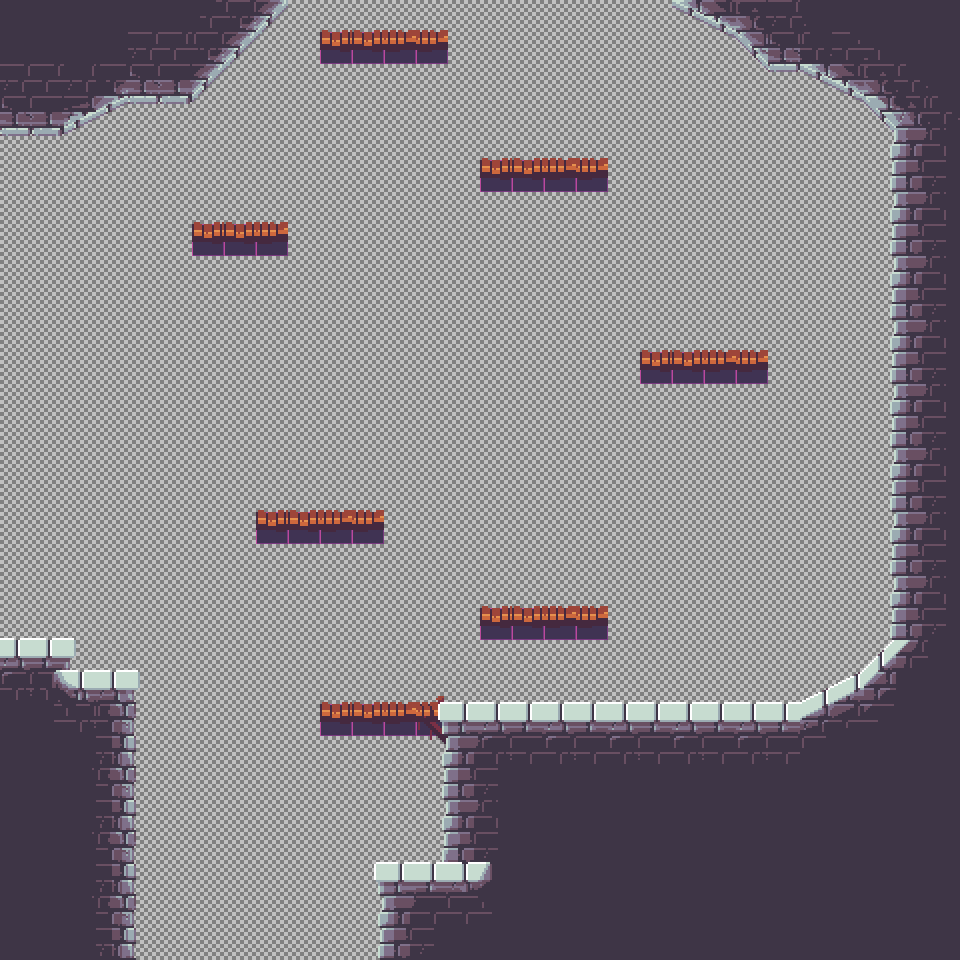

A 2D game scene composited from a Tiled map and its tileset images. What follows is a short description and the map's XML, with each tile layer's data collapsed to a summary:
An orthogonal 30x30 tile map with 32x32 px tiles, 5 tile layers (Wire, Dangers, Spawn Layer, Ground, ...), 2 tilesets.

<map version="1.5" tiledversion="1.6.0" orientation="orthogonal" renderorder="right-down" width="30" height="30" tilewidth="32" tileheight="32" infinite="0" nextlayerid="6" nextobjectid="1">
 <tileset firstgid="1" source="../../Tile Sets/Grass Wireframe.tsx" />
 <tileset firstgid="17" source="../../Tile Sets/1.3 bricks.tsx" />
 <layer id="1" name="Wire" width="30" height="30">
  <data>[900 cells, 900 non-empty, 11 distinct tile ids]</data>
 </layer>
 <layer id="2" name="Dangers" width="30" height="30">
  <data>[900 cells, 0 non-empty, 0 distinct tile ids]</data>
 </layer>
 <layer id="3" name="Spawn Layer" width="30" height="30">
  <data>[900 cells, 0 non-empty, 0 distinct tile ids]</data>
 </layer>
 <layer id="4" name="Ground" width="30" height="30">
  <data>[900 cells, 301 non-empty, 78 distinct tile ids]</data>
 </layer>
 <layer id="5" name="Detail" width="30" height="30">
  <data>[900 cells, 156 non-empty, 33 distinct tile ids]</data>
 </layer>
</map>
